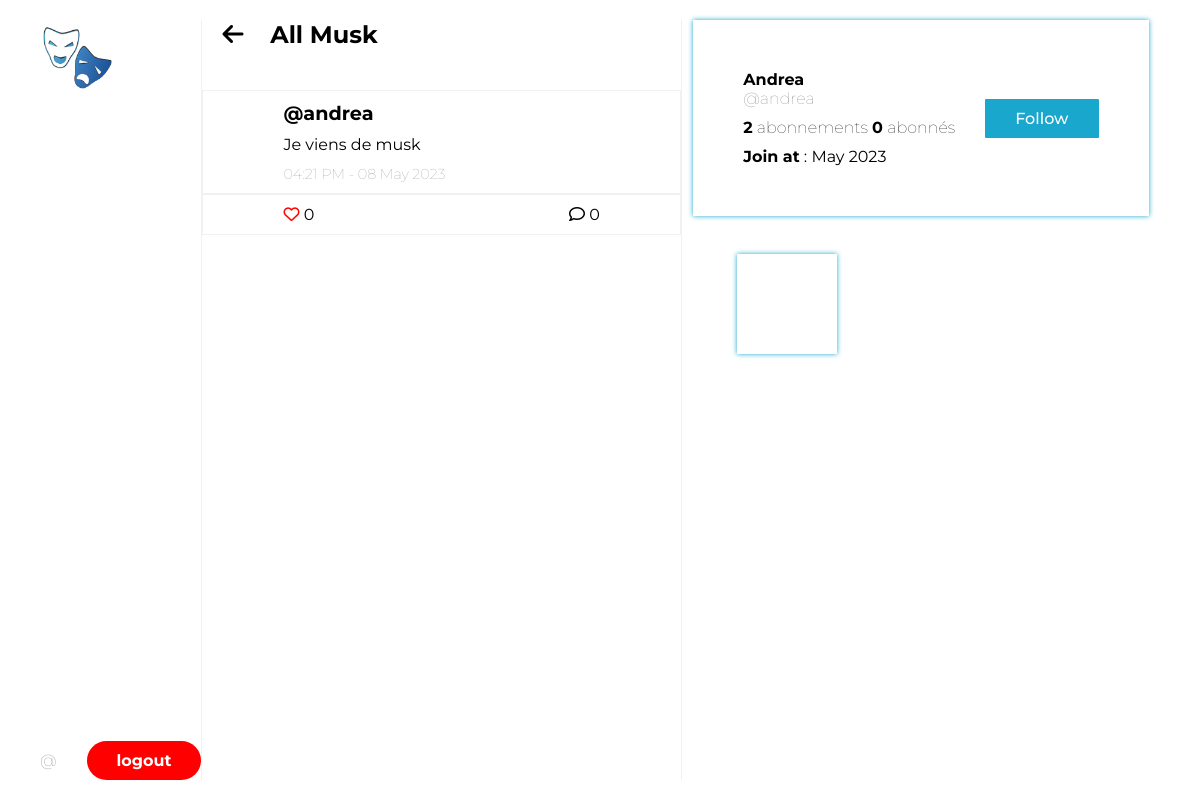
Page /user/andrea on the committed database.
### server.py (models this page shows, shortened)
class Tweet(db.Model):
    id = db.Column(db.Integer, primary_key=True)
    body = db.Column(db.String, nullable=False)
    like = db.relationship('User',
                           secondary='likes',
                           backref='liked'
    )
    created_at = db.Column(db.DateTime, nullable=False, default=datetime.now)
    author_id = db.Column(db.Integer, db.ForeignKey('user.id'))
    comments = db.relationship('Comment', backref='tweet')
    def count_likes(self):
        return len(self.like)
    def count_comments(self):
        return len(self.comments)
    def is_liked(self, user_id):
        return any(user.id == user_id for user in self.like)

class User(UserMixin, db.Model):
    id = db.Column(db.Integer, primary_key=True)
    username = db.Column(db.String, nullable=False)
    email = db.Column(db.String, nullable=False)
    password = db.Column(db.String, nullable=False)
    created_at = db.Column(db.DateTime, nullable=False, default=datetime.now)
    following = db.relationship('User',
                               secondary='followers',
                               primaryjoin='user.c.id==followers.c.follower_id',
                               secondaryjoin='user.c.id==followers.c.followed_id',
                               backref='follower',
    )
    tweet = db.relationship('Tweet', backref='author')
    comments = db.relationship('Comment', backref='author')
    def count_follower(self):
        return len(self.follower)
    def count_following(self):
        return len(self.following)
    def is_followed_by(self,user_id):
        return any(user.id == user_id for user in self.follower)

### server.py (the view)
@app.route('/user/<string:username>')
def profile(username):
    user = User.query.filter_by(username=username).first()
    if user == current_user:
        return render_template('show_my_profile_page.html', user=user)
    return render_template('show_user_profile_page.html', user=user)

### templates/show_user_profile_page.html (shortened to what this page needs)
{% extends 'base.html' %}
{% block content %}
    <div class="wrapper">
        <section id="profile-section">
            <div class="logo">
                <img src="../../static/images/musk-logo.png" alt="">
            </div>
            <div class="profile">
                <p>
                    <a href="{{ url_for('profile', username=current_user.username) }}" style="font-weight: lighter; color: #11111185;">@{{ current_user.username }}</a>
                </p>
                <a href="{{ url_for('logout') }}" class="btn logout-btn">Logout</a>
            </div>
        </section>
        <section id="tweet-section">
            <div style="position: absolute; top: 0px; left: 20px;">
                 <h2>
                    <a href="{{ url_for('show_all_tweet') }}">
                        <i class="fa-solid fa-arrow-left" style="margin-right: 20px;"></i> All Musk
                    </a>
                </h2>
            </div>
            {% for tweet in user.tweet %}
                <div class="tweet">
                    <p class="tweet_author">
                        <a href="{{ url_for('profile', username=tweet.author.username) }}" style="font-size: 1.2rem;">@{{ tweet.author.username }}</a>
                    </p>
                    <p class="tweet_body">{{ tweet.body }}</p>
                    <span class="tweet_date">{{ tweet.created_at.strftime('%I:%S %p - %d %b %Y') }}</span>
                </div>
                <div class="tweet_stats">
                    {% if tweet.is_liked(current_user.id) %}
                        <a href="{{ url_for('remove_like', id=tweet.id) }}" class="likes">
                            <i class="fa-solid fa-heart" style="color: red"></i>
                            <span>{{ tweet.count_likes() }}</span>
                        </a>
                    {% else %}
                        <a href="{{ url_for('add_like', id=tweet.id) }}" class="likes">
                            <i class="fa fa-heart-o" style="color: red"></i>
                            <span>{{ tweet.count_likes() }}</span>
                        </a>
                    {% endif %}
                    <a href="{{url_for('show_tweet_details', id=tweet.id )}}">
                        <i class="fa fa-comment-o"></i>
                        <span>{{ tweet.count_comments() }}</span>
                    </a>
                </div>
            {% endfor %}
        </section>
        <section id="action-section" style="flex: 3;">
            <div class="profile">
                <p>
                    <span style="text-transform: capitalize; font-weight: bold; display: block;">{{ user.username }}</span>
                    <a href="{{ url_for('profile', username=user.username) }}" style="font-weight: lighter; color: #11111185;">@{{ user.username }}</a>
                    <span style="display: block; font-weight: lighter; margin: 10px 0px;"><strong>{{user.count_following()}}</strong> abonnements  <strong>{{user.count_follower()}} </strong>abonnés</span>
                    <span style="display: block;"><strong>Join at</strong> : {{user.created_at.strftime('%B %Y')}}</span>
                </p>
                {% if user.is_followed_by(current_user.id) %}
                    <a href="{{url_for('unfollow', username=user.username)}}" class="btn follow-btn" style="background-color: red;">Unfollow</a>
                {% else %}
                    <a href="{{url_for('follow', username=user.username)}}" class="btn follow-btn" style="background-color: #19A7CE;">Follow</a>
                {% endif %}
            </div>
            <br>
            <br>
            <div class="follower-group" style="margin-left: 55px;">
            </div>
        </section>
    </div>
{% endblock %}

### templates/base.html (style rules this page uses)
* { padding: 0; margin: 0; box-sizing: border-box; }
body { font-family: 'Montserrat', sans-serif; overflow: hidden; }
a { color: inherit; text-decoration: none; }
.btn { padding: 10px 30px; border-radius: 20px; color: #fff; font-weight: 500; }
.wrapper { height: 100%; width: 100%; display: flex; padding: 20px 40px; }
#profile-section { flex: 1; display: flex; flex-direction: column; justify-content: space-between; }
.profile { display: flex; align-items: center; }
.profile p { margin-right: 30px; }
.logout-btn { background-color: #ff0000; font-weight: bold; text-transform: lowercase; }
.logo { width: 75px; height: 75px; }
.logo img { max-width: 100%; height: auto; }
#tweet-section { flex: 3; padding-top: 70px; border-left: .5px solid #f1f1f1; border-right: .5px solid #f1f1f1; position: relative; overflow: scroll; }
.tweet { padding: 10px 80px; border: .5px solid #f1f1f1; transition: background .2s ease; }
.tweet_stats { padding: 10px 80px; display: flex; justify-content: space-between; border: .5px solid #f1f1f1; }
.tweet_author { font-weight: bold; position: relative; }
.tweet_body { margin: 10px 0px; }
.tweet_date { font-weight: lighter; color: #11111174; font-size: .9rem; }
#action-section { flex: 2; }
#action-section .profile { width: fit-content; margin: auto; padding: 50px; box-shadow: 0px 0px 5px #19A7CE; }
#action-section .follower-group { width: fit-content; margin: auto; padding: 50px; box-shadow: 0px 0px 5px #19A7CE; }
#action-section .profile p { margin-right: 0px; }
.follow-btn { padding: 10px 30px; border-radius: 1px; margin-left: 30px; }

### rows in the picture
Tweet: author.username "andrea", body "Je viens de musk", created_at "04:21 PM - 08 May 2023", count_likes "0", count_comments "0"
User: username "Andrea", username "andrea", created_at "May 2023"

### other values in the picture
{{ user.count_following() }} "2"
{{ user.count_follower() }} "0"
